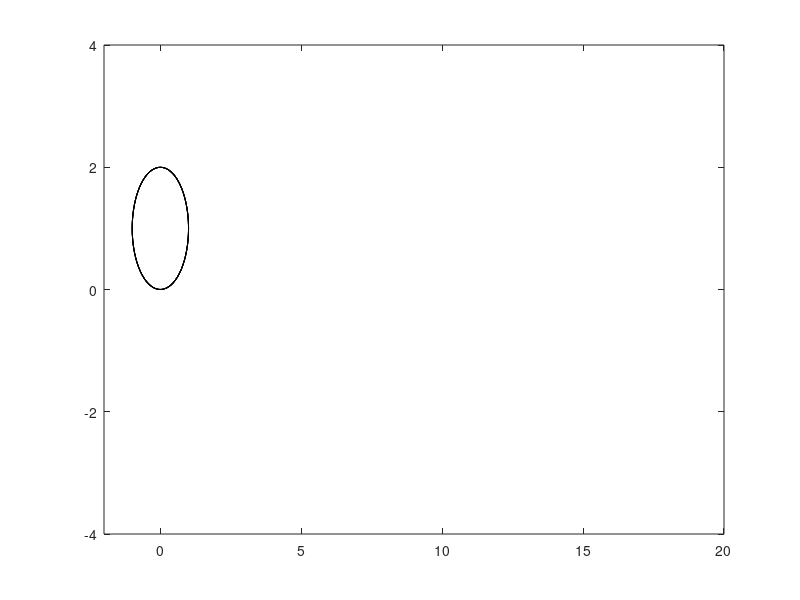

The MATLAB script that drew this image: (Note: this script raises an error after producing the figure.)
% Alex Boehmke
% pset02, due 08Feb
clear all

r = 1;
v = 1; 
dtheta = 0.1; % select increment
theta = 0:dtheta:(10*pi);
x = [ ];
y = [ ];
% radiusx = [ ];
% radiusy = [ ];
for t = 1:150
    % (a) circle
    circlex = r.*cos(theta) + theta(t);
    circley = r.*sin(theta) + 1;
    % (b) cycloid
    x(t) = r*(theta(t) - sin(theta(t))); % circle centered at (r*theta,r)
    y(t) = r*(1 - cos(theta(t)));
    % (c) radius
    
   
    plot(x,y,'r-',circlex,circley,'k-')
    hold on
    axis([-2,20,-4,4]);
    ax = gca;
    ax.XAxisLocation = 'origin';
    ax.YAxisLocation = 'origin';
    axis equal
    drawnow
    pause(0.1)
    hold off
end
